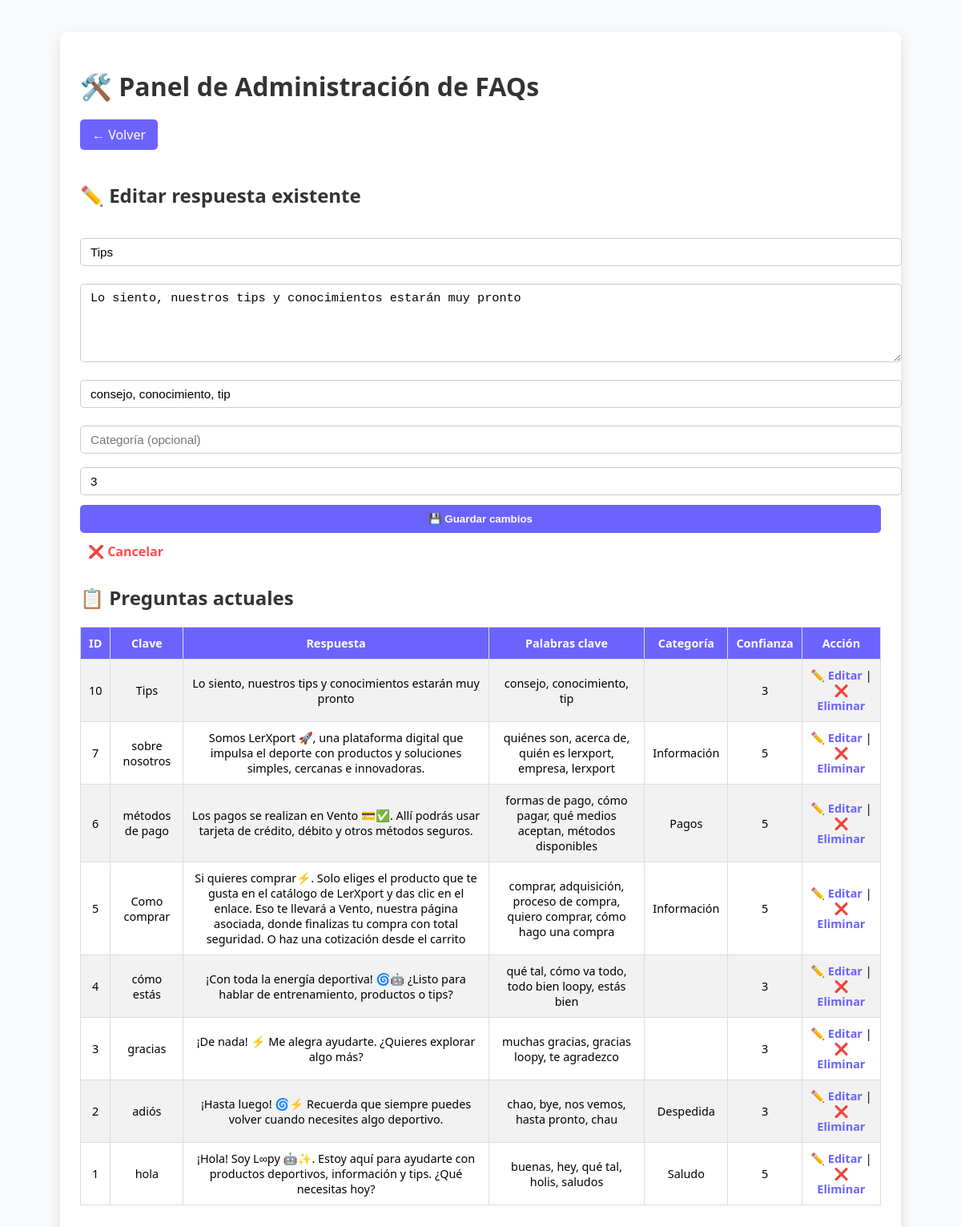
The page /Loopy/admin_faq.php?edit=10 on the database its author committed.
### tables this page shows
CREATE TABLE `faq` (
  `id` int(11) NOT NULL,
  `pregunta_clave` varchar(255) NOT NULL,
  `respuesta` text NOT NULL,
  `palabras_clave` text DEFAULT NULL,
  `categoria` varchar(50) DEFAULT NULL,
  `confianza` int(11) DEFAULT 1
);

### Loopy/admin_faq.php (the view, shortened to what this page needs)
<?php
include '../ASSETS/PHP/conexion.php';
$faqs = $conn->query("SELECT * FROM faq ORDER BY id DESC");
$modoEditar = isset($_GET['edit']);
$faqEditar = null;
if ($modoEditar) {
    $idEditar = intval($_GET['edit']);
    $faqEditar = $conn->query("SELECT * FROM faq WHERE id = $idEditar")->fetch_assoc();
}
?>
<!DOCTYPE html>
<html lang="es">
<head>
    <link rel="stylesheet" href="style.css">
</head>
<body>
<div class="panel">
    <h1>🛠️ Panel de Administración de FAQs</h1>
    <a href="../VIEW/Admin.php" class="btn-volver">← Volver</a>
    <form method="POST">
        <h2><?= $modoEditar ? "✏️ Editar respuesta existente" : "➕ Nueva pregunta frecuente" ?></h2>
        <input type="text" name="pregunta" placeholder="Palabra clave principal" value="<?= $modoEditar ? htmlspecialchars($faqEditar['pregunta_clave']) : '' ?>" required>
        <textarea name="respuesta" placeholder="Respuesta del bot" required><?= $modoEditar ? htmlspecialchars($faqEditar['respuesta']) : '' ?></textarea>
        <input type="text" name="palabras" placeholder="Otras palabras clave (coma)" value="<?= $modoEditar ? htmlspecialchars($faqEditar['palabras_clave']) : '' ?>">
        <input type="text" name="categoria" placeholder="Categoría (opcional)" value="<?= $modoEditar ? htmlspecialchars($faqEditar['categoria']) : '' ?>">
        <input type="number" name="confianza" placeholder="Confianza (1-5)" value="<?= $modoEditar ? $faqEditar['confianza'] : 3 ?>">
        <button type="submit" name="<?= $modoEditar ? 'editar' : 'nueva' ?>">
            <?= $modoEditar ? '💾 Guardar cambios' : 'Agregar' ?>
        </button>
        <?php if ($modoEditar): ?>
            <a href="admin_faq.php" style="margin-left: 10px;">❌ Cancelar</a>
        <?php endif; ?>
    </form>
    <h2>📋 Preguntas actuales</h2>
    <table>
        <tr>
            <th>ID</th><th>Clave</th><th>Respuesta</th><th>Palabras clave</th><th>Categoría</th><th>Confianza</th><th>Acción</th>
        </tr>
        <?php while ($row = $faqs->fetch_assoc()) { ?>
            <tr>
                <td><?= $row['id'] ?></td>
                <td><?= htmlspecialchars($row['pregunta_clave']) ?></td>
                <td><?= htmlspecialchars($row['respuesta']) ?></td>
                <td><?= $row['palabras_clave'] ?></td>
                <td><?= $row['categoria'] ?></td>
                <td><?= $row['confianza'] ?></td>
                <td>
                    <a href="?edit=<?= $row['id'] ?>">✏️ Editar</a> |
                    <a href="?eliminar=<?= $row['id'] ?>" onclick="return confirm('¿Eliminar esta pregunta?')">❌ Eliminar</a>
                </td>
            </tr>
        <?php } ?>
    </table>
</div>
</body>
</html>

### Loopy/style.css (style rules this page uses)
body { font-family: 'Arial', sans-serif; background-color: #f4f4f4; margin: 0; padding: 30px; }
.chatbox, .panel { max-width: 700px; margin: auto; background: white; border-radius: 8px; padding: 20px; box-shadow: 0 0 10px rgba(0,0,0,0.1); }
h1, h2 { color: #1e88e5; }
input[type="text"], textarea { width: 100%; padding: 10px; margin: 5px 0; border: 1px solid #ccc; border-radius: 4px; }
button { padding: 10px 20px; background: #1e88e5; color: white; border: none; border-radius: 4px; cursor: pointer; }
table { width: 100%; border-collapse: collapse; margin-top: 20px; }
th, td { padding: 10px; border: 1px solid #ddd; }
th { background-color: #eee; }

### Loopy/admin_faq.php (style rules this page uses)
body { background-color: #f8f9fa; font-family: 'Segoe UI', sans-serif; margin: 0; padding: 0; }
.panel { max-width: 1000px; margin: 40px auto; background: #fff; padding: 25px; border-radius: 10px; box-shadow: 0 5px 15px rgba(0,0,0,0.1); }
h1, h2 { color: #333; margin-bottom: 20px; }
h1 { font-size: 2rem; display: flex; align-items: center; gap: 10px; }
.btn-volver { display: inline-block; margin-bottom: 20px; padding: 8px 15px; background-color: #6c63ff; color: white; text-decoration: none; border-radius: 5px; transition: background 0.3s; }
form { display: flex; flex-direction: column; gap: 12px; margin-bottom: 30px; }
form input[type="text"], form input[type="number"], form textarea { padding: 8px 12px; border: 1px solid #ccc; border-radius: 5px; font-size: 0.95rem; width: 100%; }
form textarea { resize: vertical; min-height: 80px; }
form button { padding: 10px 15px; background-color: #6c63ff; color: white; border: none; border-radius: 5px; cursor: pointer; font-weight: bold; transition: background 0.3s; }
form a { text-decoration: none; color: #ff4c4c; font-weight: bold; }
table { width: 100%; border-collapse: collapse; margin-bottom: 20px; }
table th, table td { padding: 10px; border: 1px solid #ddd; text-align: center; font-size: 0.9rem; }
table th { background-color: #6c63ff; color: white; }
table tr:nth-child(even) { background-color: #f2f2f2; }
table a { text-decoration: none; color: #6c63ff; font-weight: bold; transition: color 0.2s; }

### rows shown on the page
faq: pregunta "Tips", respuesta "Lo siento, nuestros tips y conocimientos estarán muy pronto", palabras "consejo, conocimiento, tip", confianza "3", id "10", pregunta_clave "Tips", palabras_clave "consejo, conocimiento, tip"
faq: id "7", pregunta_clave "sobre nosotros", respuesta "Somos LerXport 🚀, una plataforma digital que impulsa el deporte con productos y soluciones simples, cercanas e innovadoras.", palabras_clave "quiénes son, acerca de, quién es lerxport, empresa, lerxport", categoria "Información", confianza "5"
faq: id "6", pregunta_clave "métodos de pago", respuesta "Los pagos se realizan en Vento 💳✅. Allí podrás usar tarjeta de crédito, débito y otros métodos seguros.", palabras_clave "formas de pago, cómo pagar, qué medios aceptan, métodos disponibles", categoria "Pagos", confianza "5"
faq: id "5", pregunta_clave "Como comprar", respuesta "Si quieres comprar⚡. Solo eliges el producto que te gusta en el catálogo de LerXport y das clic en el enlace. Eso te llevará a Vento, nuestra página asociada, donde finalizas tu compra con total seguridad. O haz una cotización desde el carrito", palabras_clave "comprar, adquisición, proceso de compra, quiero comprar, cómo hago una compra", categoria "Información", confianza "5"
faq: id "4", pregunta_clave "cómo estás", respuesta "¡Con toda la energía deportiva! 🌀🤖 ¿Listo para hablar de entrenamiento, productos o tips?", palabras_clave "qué tal, cómo va todo, todo bien loopy, estás bien", confianza "3"
faq: id "3", pregunta_clave "gracias", respuesta "¡De nada! ⚡ Me alegra ayudarte. ¿Quieres explorar algo más?", palabras_clave "muchas gracias, gracias loopy, te agradezco", confianza "3"
faq: id "2", pregunta_clave "adiós", respuesta "¡Hasta luego! 🌀⚡ Recuerda que siempre puedes volver cuando necesites algo deportivo.", palabras_clave "chao, bye, nos vemos, hasta pronto, chau", categoria "Despedida", confianza "3"
faq: id "1", pregunta_clave "hola", respuesta "¡Hola! Soy L∞py 🤖✨. Estoy aquí para ayudarte con productos deportivos, información y tips. ¿Qué necesitas hoy?", palabras_clave "buenas, hey, qué tal, holis, saludos", categoria "Saludo", confianza "5"
